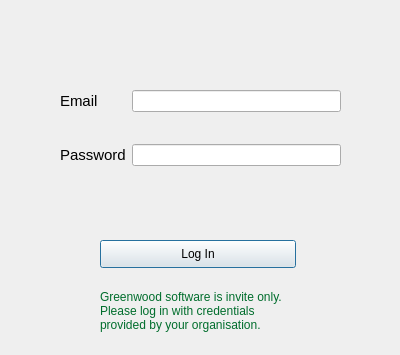
<?xml version="1.0" encoding="UTF-8"?>
<ui version="4.0">
 <class>Dialog</class>
 <widget class="QDialog" name="Dialog">
  <property name="geometry">
   <rect>
    <x>0</x>
    <y>0</y>
    <width>400</width>
    <height>355</height>
   </rect>
  </property>
  <property name="windowTitle">
   <string>Log in</string>
  </property>
  <property name="windowIcon">
   <iconset>
    <normaloff>../assets/greenwood_logo.png</normaloff>../assets/greenwood_logo.png</iconset>
  </property>
  <widget class="QWidget" name="formLayoutWidget">
   <property name="geometry">
    <rect>
     <x>60</x>
     <y>90</y>
     <width>281</width>
     <height>131</height>
    </rect>
   </property>
   <layout class="QFormLayout" name="formLayout">
    <item row="0" column="0">
     <widget class="QLabel" name="label">
      <property name="font">
       <font>
        <family>Yu Gothic UI</family>
        <pointsize>11</pointsize>
       </font>
      </property>
      <property name="text">
       <string>Email</string>
      </property>
     </widget>
    </item>
    <item row="0" column="1">
     <widget class="QLineEdit" name="lineEdit"/>
    </item>
    <item row="1" column="0" colspan="2">
     <spacer name="horizontalSpacer">
      <property name="orientation">
       <enum>Qt::Horizontal</enum>
      </property>
      <property name="sizeHint" stdset="0">
       <size>
        <width>40</width>
        <height>20</height>
       </size>
      </property>
     </spacer>
    </item>
    <item row="2" column="0">
     <widget class="QLabel" name="label_2">
      <property name="font">
       <font>
        <family>Yu Gothic UI</family>
        <pointsize>11</pointsize>
       </font>
      </property>
      <property name="text">
       <string>Password</string>
      </property>
     </widget>
    </item>
    <item row="2" column="1">
     <widget class="QLineEdit" name="lineEdit_2">
      <property name="echoMode">
       <enum>QLineEdit::Password</enum>
      </property>
     </widget>
    </item>
    <item row="3" column="0" colspan="2">
     <spacer name="horizontalSpacer_2">
      <property name="orientation">
       <enum>Qt::Horizontal</enum>
      </property>
      <property name="sizeHint" stdset="0">
       <size>
        <width>40</width>
        <height>20</height>
       </size>
      </property>
     </spacer>
    </item>
   </layout>
  </widget>
  <widget class="QPushButton" name="pushButton">
   <property name="geometry">
    <rect>
     <x>100</x>
     <y>240</y>
     <width>196</width>
     <height>28</height>
    </rect>
   </property>
   <property name="text">
    <string>Log In</string>
   </property>
  </widget>
  <widget class="QLabel" name="label_3">
   <property name="geometry">
    <rect>
     <x>100</x>
     <y>280</y>
     <width>201</width>
     <height>61</height>
    </rect>
   </property>
   <property name="styleSheet">
    <string notr="true">color: #006D2C;</string>
   </property>
   <property name="text">
    <string>Greenwood software is invite only.
Please log in with credentials
provided by your organisation.</string>
   </property>
  </widget>
  <widget class="QLabel" name="label_4">
   <property name="geometry">
    <rect>
     <x>130</x>
     <y>20</y>
     <width>141</width>
     <height>51</height>
    </rect>
   </property>
   <property name="text">
    <string/>
   </property>
   <property name="pixmap">
    <pixmap>../assets/logo_text.png</pixmap>
   </property>
  </widget>
 </widget>
 <resources/>
 <connections/>
</ui>
